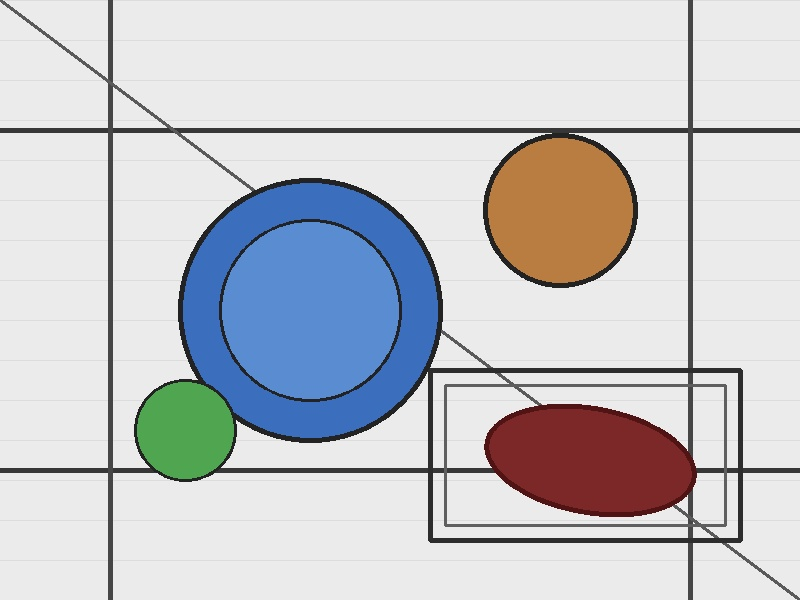
#> input picture images/original/photo.jpg, 800 x 600 px, found by its file name
$ python task5_interest_points.py
#> lines starting #> are read from the running program, lines starting #| are printed output that depends on the picture
"""
Task 5 – Interest Point Detection & Description (ORB)
======================================================
Uses ORB (Oriented FAST + Rotated BRIEF) to:
  1. Detect and visualise keypoints in both images.
  2. Compute binary descriptors and match them with a Brute-Force matcher.
  3. Apply Lowe's ratio test to keep only reliable matches.
  4. Estimate a homography with RANSAC and warp image 1 into image 2's view.

Run from the project root:
    python src/task5_interest_points.py
Outputs saved to:  images/interest_points/
"""

import cv2
import numpy as np
import os

IMG1   = "images/original/photo.jpg"
IMG2   = "images/original/photo_perspective.jpg"
OUTDIR = "images/interest_points"
os.makedirs(OUTDIR, exist_ok=True)

# ── Load ──────────────────────────────────────────────────────────────────────
img1 = cv2.imread(IMG1)
#> img1 is the input picture: shape (600, 800, 3); mean B, G, R 204, 199.8, 198.5
img2 = cv2.imread(IMG2)
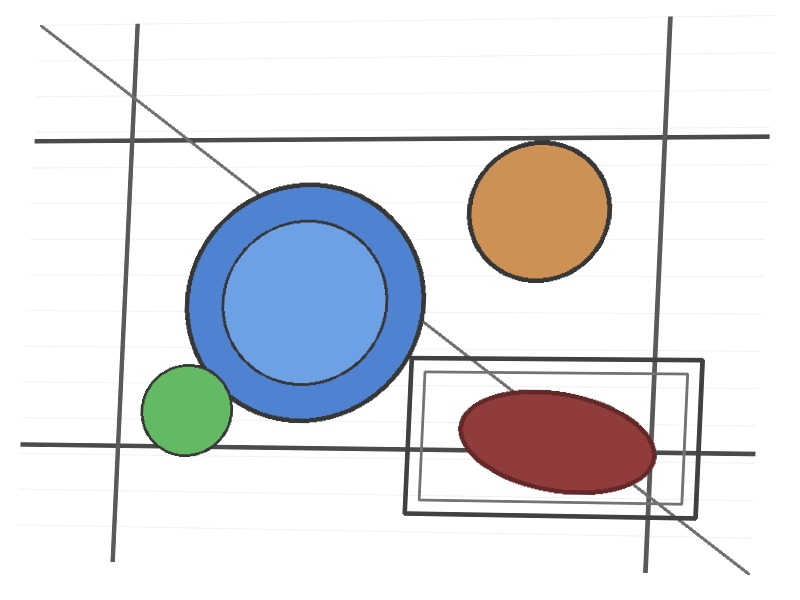
#> input picture images/original/photo_perspective.jpg, 800 x 600 px, found by its file name
#> img2 is the input picture: shape (600, 800, 3); mean B, G, R 228.7, 225.3, 224.4
assert img1 is not None, f"Cannot read {IMG1}"
assert img2 is not None, f"Cannot read {IMG2}"

gray1 = cv2.cvtColor(img1, cv2.COLOR_BGR2GRAY)
gray2 = cv2.cvtColor(img2, cv2.COLOR_BGR2GRAY)
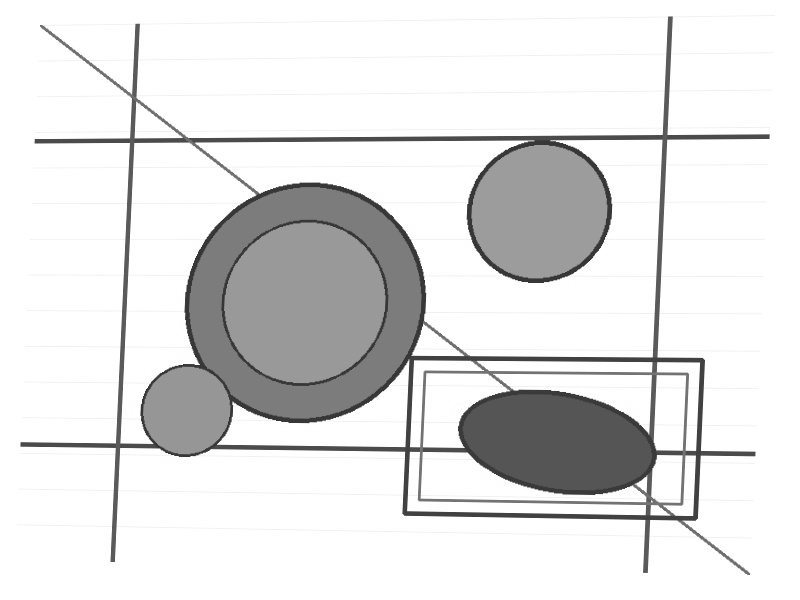
#> gray2: shape (600, 800); min 47, max 255, mean 225.4

# ── ORB detector + descriptor ─────────────────────────────────────────────────
# ORB = Oriented FAST keypoint detector + Rotated BRIEF descriptor.
# Benefits: rotation-invariant, scale-invariant (pyramid), royalty-free,
#           very fast, descriptor is binary → Hamming distance matching.
orb = cv2.ORB_create(
    nfeatures=1000,       # maximum keypoints to detect
    scaleFactor=1.2,      # scale between pyramid levels
    nlevels=8,            # number of pyramid levels
    edgeThreshold=31,     # border margin where keypoints are not detected
    patchSize=31,         # patch size for BRIEF orientation computation
    fastThreshold=20,     # FAST corner response threshold
)

# detectAndCompute returns (keypoints, descriptors)
kp1, des1 = orb.detectAndCompute(gray1, None)
#> kp1 = 948 keypoints; strongest (x, y, size): (431, 365, 31), (434, 374, 31), (735, 467, 31), (425, 467, 31)
kp2, des2 = orb.detectAndCompute(gray2, None)
#> kp2 = 1000 keypoints; strongest (x, y, size): (691, 513, 53.6), (691, 512, 64.3), (695, 517, 53.6), (197, 363, 31)
print(f"Image 1 keypoints: {len(kp1)}")
#| Image 1 keypoints: 948
print(f"Image 2 keypoints: {len(kp2)}")
#| Image 2 keypoints: 1000

# ── Visualise keypoints (rich: shows scale and orientation) ───────────────────
kp1_img = cv2.drawKeypoints(
    img1, kp1, None,
    flags=cv2.DRAW_MATCHES_FLAGS_DRAW_RICH_KEYPOINTS,
    color=(0, 200, 255)
)
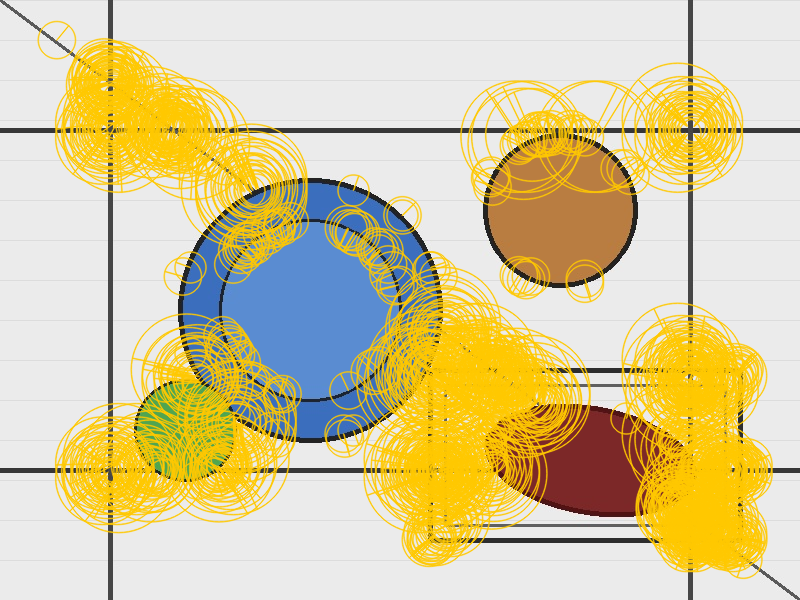
#> kp1_img: shape (600, 800, 3); mean B, G, R 157.6, 203.6, 216.6
kp2_img = cv2.drawKeypoints(
    img2, kp2, None,
    flags=cv2.DRAW_MATCHES_FLAGS_DRAW_RICH_KEYPOINTS,
    color=(0, 200, 255)
)
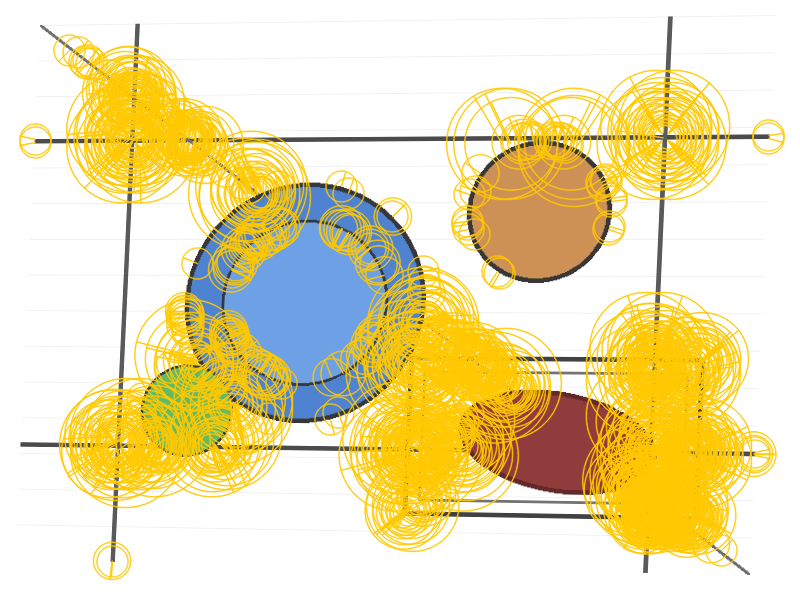
#> kp2_img: shape (600, 800, 3); mean B, G, R 176.8, 223.6, 237
cv2.imwrite(f"{OUTDIR}/keypoints_img1.jpg", kp1_img)
cv2.imwrite(f"{OUTDIR}/keypoints_img2.jpg", kp2_img)
print(f"[1/4] Saved keypoint images")

# ── Brute-Force Matching with Lowe's ratio test ───────────────────────────────
# NORM_HAMMING is correct for binary (ORB) descriptors.
# crossCheck=False because we use knnMatch (k=2) + ratio test instead.
bf      = cv2.BFMatcher(cv2.NORM_HAMMING, crossCheck=False)
kmatches = bf.knnMatch(des1, des2, k=2)
#> kmatches = 948 matches

# Lowe's ratio test: keep a match only if it is significantly better
# than the second-best match (distance_1 < 0.75 × distance_2).
good = [m for m, n in kmatches if m.distance < 0.75 * n.distance]
#> good = 336 matches
print(f"[2/4] Good matches after Lowe's ratio test: {len(good)}")
#| [2/4] Good matches after Lowe's ratio test: 336

# Draw top-60 matches
top60 = sorted(good, key=lambda x: x.distance)[:60]
#> top60 = 60 matches
match_img = cv2.drawMatches(
    img1, kp1, img2, kp2, top60, None,
    matchColor=(0, 255, 0),
    singlePointColor=(180, 180, 180),
    flags=cv2.DrawMatchesFlags_NOT_DRAW_SINGLE_POINTS
)
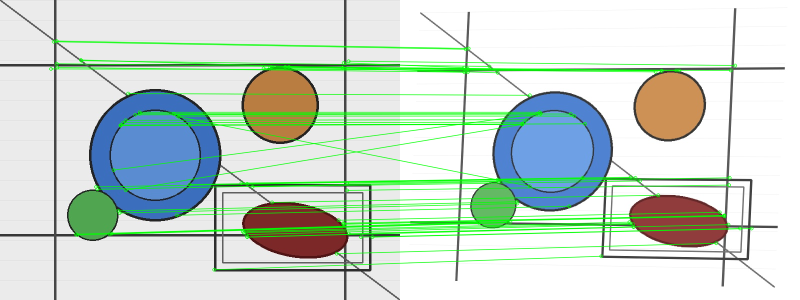
#> match_img: shape (600, 1600, 3) (shown at 1/2 size); mean B, G, R 205.9, 216.5, 201.2
cv2.imwrite(f"{OUTDIR}/matches.jpg", match_img)
print(f"[2/4] Saved {OUTDIR}/matches.jpg")

# ── Homography estimation with RANSAC ─────────────────────────────────────────
if len(good) >= 4:
    src_pts = np.float32([kp1[m.queryIdx].pt for m in good]).reshape(-1, 1, 2)
#> src_pts = 336 rows, first 8: [107, 78], [107, 83], [113, 127], [115, 127], [173, 127], [172, 131], [115, 133], [685, 133]
    dst_pts = np.float32([kp2[m.trainIdx].pt for m in good]).reshape(-1, 1, 2)
#> dst_pts = 336 rows, first 8: [129.6, 93.6], [131, 98], [135, 137], [127, 143], [188, 137], [187, 141], [122, 448], [127, 143]

    H, mask = cv2.findHomography(
        src_pts, dst_pts,
        method=cv2.RANSAC,
        ransacReprojThreshold=5.0   # max reprojection error (px) for an inlier
    )
#> H = [[0.875, -0.0404, 40.18], [-0.0152, 0.893, 24.93], [-6.01e-05, 4.36e-06, 1]]; mask = 336 values, max 1 at index 0, min 0 at index 3, mean 0.836
    inliers        = int(mask.sum()) if mask is not None else 0
#> inliers = 281
    inlier_matches = [m for m, ok in zip(good, mask.ravel()) if ok]
#> inlier_matches = 281 matches
    print(f"[3/4] RANSAC inliers: {inliers}/{len(good)}")
#| [3/4] RANSAC inliers: 281/336

    # Draw only geometrically verified (inlier) matches
    inlier_img = cv2.drawMatches(
        img1, kp1, img2, kp2, inlier_matches, None,
        matchColor=(0, 255, 100),
        singlePointColor=(160, 160, 160),
        flags=cv2.DrawMatchesFlags_NOT_DRAW_SINGLE_POINTS
    )
    cv2.putText(inlier_img, f"RANSAC inliers: {inliers}/{len(good)}",
                (10, 32), cv2.FONT_HERSHEY_SIMPLEX, 0.85, (0, 255, 100), 2)
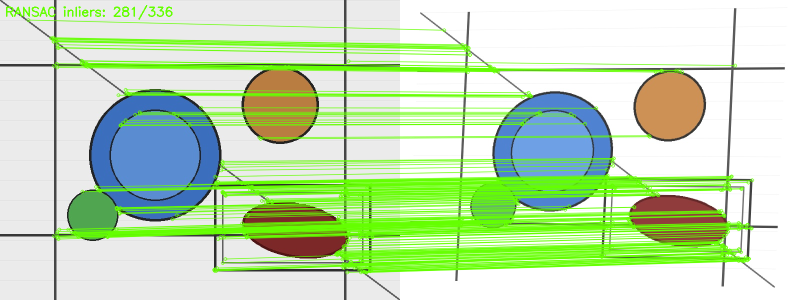
#> inlier_img: shape (600, 1600, 3) (shown at 1/2 size); mean B, G, R 181.9, 222.9, 194.7
    cv2.imwrite(f"{OUTDIR}/inlier_matches.jpg", inlier_img)
    print(f"[3/4] Saved {OUTDIR}/inlier_matches.jpg")

    # Warp image 1 into the perspective of image 2
    h, w = img2.shape[:2]
#> h = 600; w = 800
    warped = cv2.warpPerspective(img1, H, (w, h))
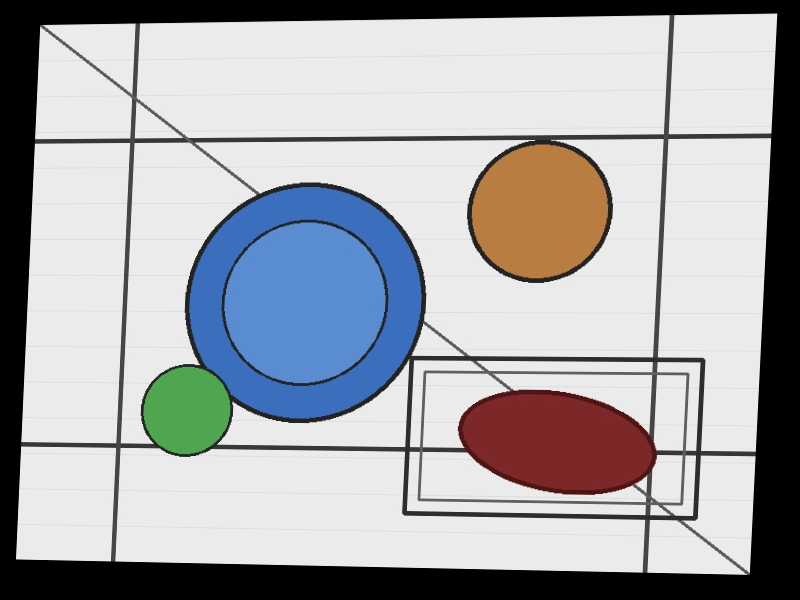
#> warped: shape (600, 800, 3); mean B, G, R 171.1, 167.7, 166.8
    cv2.imwrite(f"{OUTDIR}/warped_img1_to_img2.jpg", warped)
    print(f"[4/4] Saved {OUTDIR}/warped_img1_to_img2.jpg")
else:
    print("Not enough matches to estimate homography.")

print("\nInterest point detection complete.")
